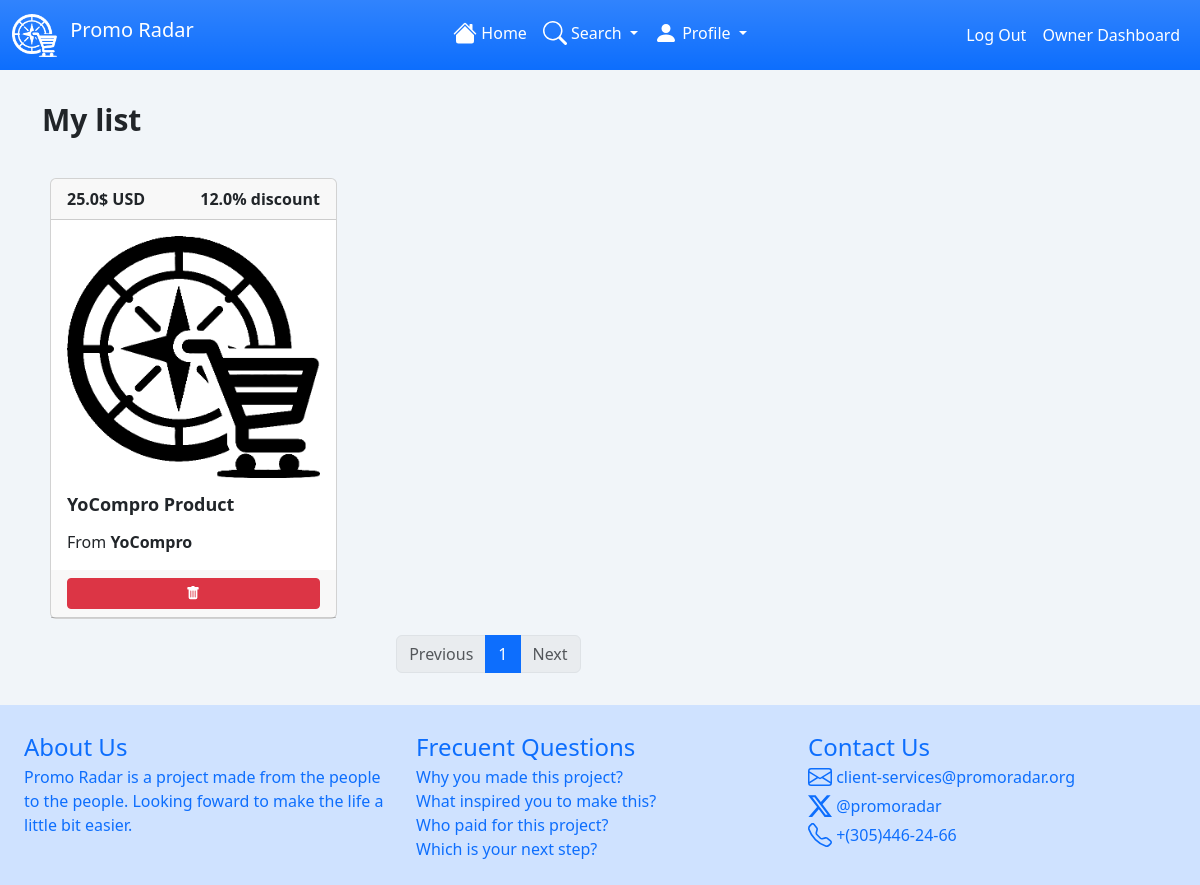
The app's page /lists/user?user_id=3 (signed in), older data.
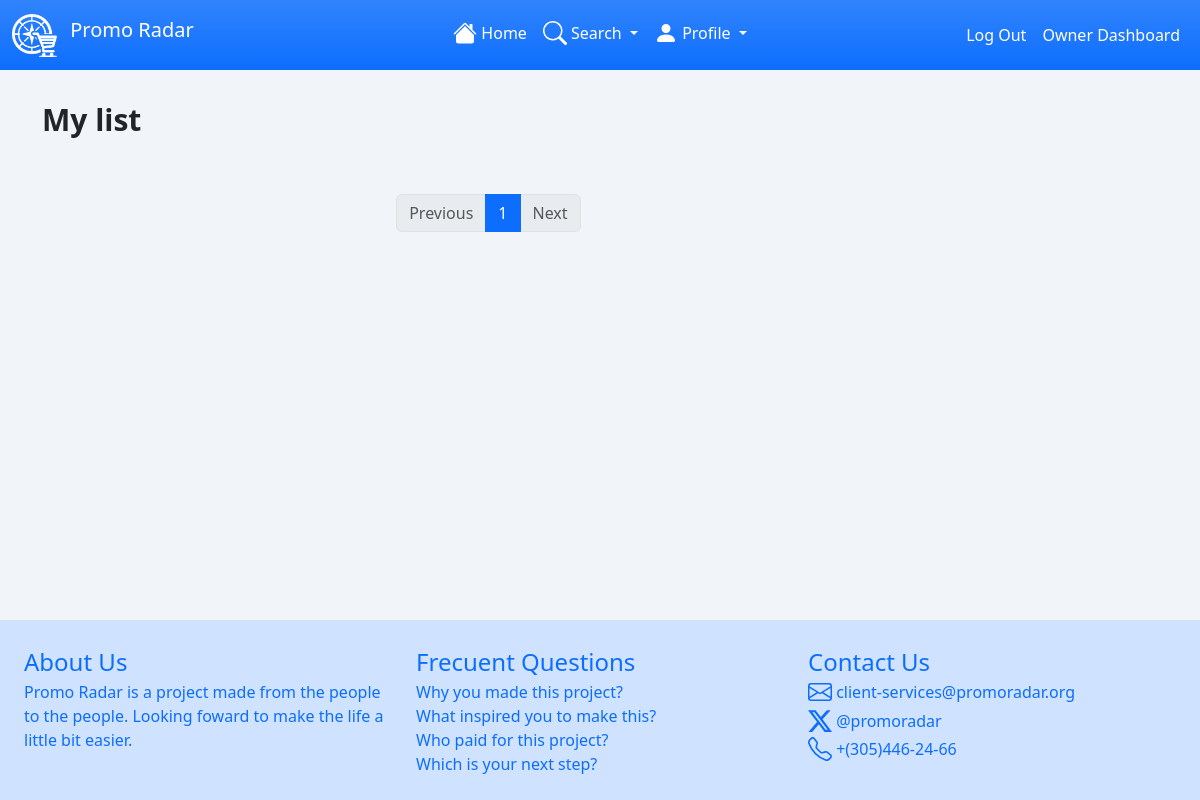
The same page, newer data.
### tables this page shows
CREATE TABLE stocks (
    created_at TIMESTAMP DEFAULT CURRENT_TIMESTAMP,
     id INTEGER PRIMARY KEY AUTOINCREMENT,
    quantity INTEGER DEFAULT 0,
    price FLOAT,
    discount FLOAT DEFAULT 0 CHECK (discount < 100 AND discount >= 0) ,
    product_id INTEGER NOT NULL,
    bussiness_id INTEGER NOT NULL,
    FOREIGN KEY (bussiness_id) REFERENCES bussiness(id) ON DELETE CASCADE,
    FOREIGN KEY (product_id) REFERENCES products(id) ON DELETE CASCADE
);

CREATE TABLE products (
    created_at TIMESTAMP DEFAULT CURRENT_TIMESTAMP,
     id INTEGER PRIMARY KEY AUTOINCREMENT,
    name TEXT NOT NULL, 
    description TEXT NOT NULL,
    status TEXT NOT NULL DEFAULT 'IN REVIEW' CHECK (status IN ('APPROVED', 'REJECTED', 'IN REVIEW')),
    slug TEXT NOT NULL,
    brand_id INTEGER DEFAULT NULL,
    FOREIGN KEY (brand_id) REFERENCES brands(id) ON DELETE CASCADE
);

### routes/lists_route.py (the view)
@lists_bp.route("/user", methods=["GET"])
@secure_access()
def find_by_user():
    id = current_user.get_id()
    [response, count] = get_by_user(id)
    return render_template(
        "lists/list.html", list=response, count=count, pages=count / 12
    )

### app.py (called while the page is built)
@login_manager.user_loader
def load_user(userid):
    user = get_with_password(userid)
    if len(user) == 0:
        return None
    user = user[0]
    user_login = UserLogin(
        id=user["id"],
        name=user["name"],
        email=user["email"],
        role=user["role"],
        password=user["password"],
    )
    return user_login

### classes/users_class.py (called while the page is built)
    @property
    def is_authenticated(self):
        return True

    def get_id(self):
        return self.id

### guard.py (called while the page is built)
def secure_access():
    def decorator(func):
        @wraps(func)
        def check_if_belongs(*args, **kwargs):
            logged_id = current_user.get_id()
            id = request.args.get("user_id", request.args.get("owner_id", 0))
            if int(id) != logged_id:
                abort(401)
                return redirect("/unauthorized")
            return func(*args, **kwargs)
        return check_if_belongs
    return decorator

### helpers.py (called while the page is built)
def dict_factory(cursor, row):
    d = {}
    for idx, col in enumerate(cursor.description):
        d[col[0]] = row[idx]
    return d

### templates/lists/list.html (shortened to what this page needs)
{% extends 'base.html' %}
{% block content %}
<div class="container tw-flex tw-flex-col tw-gap-6 tw-w-full">
    <h2 class="tw-font-semibold tw-text-3xl tw-mb-4 tw-inline-block">My list</h2>
    <div id="search__container" class="tw-w-4/5 px-2">
        <div class="tw-grid tw-grid-cols-[repeat(auto-fill,_minmax(250px,_1fr))] tw-grid-rows-[repeat(auto,_auto)] tw-gap-2"
            id="list__elements">
            {% for item in list %}
            <a class="card" href="{{url_for('products.find_by_slug', slug=item.slug)}}">
                <div class="card-header tw-flex tw-justify-between">
                    <div>
                        <strong>{{item.price | round(2)}}$ USD</strong>
                    </div>
                    <div>
                        <strong>{{item.discount | round(1)}}% discount</strong>
                    </div>
                </div>
                <div class="card-body tw-flex tw-flex-col tw-gap-1">
                    <img src="{{ url_for('static', filename='images/generic.png') }}" alt="" class="img-card-top mb-2">
                    <p class="card-title tw-text-lg tw-font-semibold"> {{item.name}}</p>
                    <p class="card-text">From <strong>{{item.bussiness_name}}</strong></p>
                </div>
                <div class="card-header tw-flex tw-justify-center">
                    <button href="" type="button" class="btn btn-sm tw-w-full btn-danger" id="{{item.stock_id}}"
                        onclick='event.preventDefault(); bookmarkButton(this)'>
                        <img src="{{ url_for('static', filename='bootstrap-icons/trash-fill.svg') }}" alt="Logo"
                            width="14" height="10" class="d-inline-block text-light mb-1" id="{{item.stock_id}}">
                    </button>
                </div>
            </a>
            {% endfor %}
        </div>
        <div id="pagination" class="tw-mt-4"></div>
    </div>
</div>
{% endblock content %}

Row changes from the older to the newer data that the page shows:
removed stocks: price "25.0", discount "12.0", name "YoCompro Product", bussiness_name "YoCompro"
